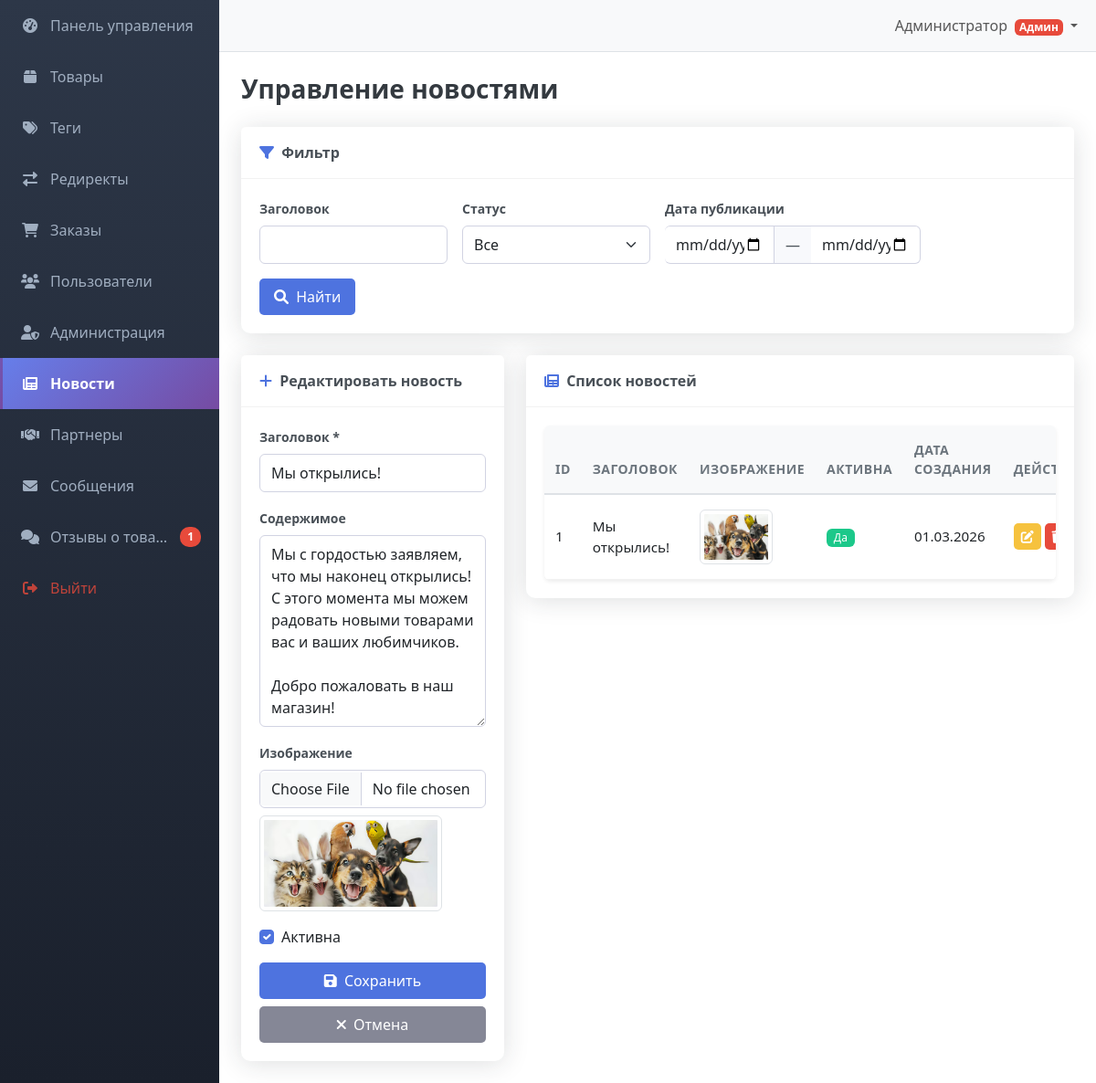
The app's page /admin/news.php?id=1 (signed in) with its own data.
### tables this page shows
CREATE TABLE IF NOT EXISTS `news` (
  `id` int NOT NULL AUTO_INCREMENT,
  `title` varchar(100) NOT NULL,
  `content` text,
  `image` varchar(100) DEFAULT NULL,
  `is_active` tinyint(1) DEFAULT '1',
  `created_at` datetime DEFAULT CURRENT_TIMESTAMP,
  `updated_at` datetime DEFAULT CURRENT_TIMESTAMP ON UPDATE CURRENT_TIMESTAMP,
  PRIMARY KEY (`id`)
);

### admin/news.php (the view, shortened to what this page needs)
<?php
require_once '../includes/db.php';
require_once 'filter.php';
$id = $_GET['id'] ?? 0;
$filter = new TableFilter($connection, 'news');
$filter->addField('title', 'text', 'Заголовок')
       ->addField('is_active', 'select', 'Статус', [
           '1' => 'Активна',
           '0' => 'Неактивна'
       ])
       ->addDateRange('created_at', 'Дата публикации');
if (!empty($_GET) && !isset($_GET['action']) && !isset($_GET['clear_filter'])) {
    $filter->saveValues($_GET);
}
$count_query = "SELECT COUNT(*) as total FROM news";
$count_result = mysqli_query($connection, $count_query);
$total_records = mysqli_fetch_assoc($count_result)['total'];
$pagination = new Pagination($total_records, 20);
$offset = $pagination->getOffset();
$limit = $pagination->getLimit();
list($where, $params, $types) = $filter->getSQL();
$query = "SELECT * FROM news $where ORDER BY created_at DESC LIMIT $limit OFFSET $offset";
if (!empty($params)) {
    $stmt = $connection->prepare($query);
    if (!empty($types)) {
        $stmt->bind_param($types, ...$params);
    }
    $stmt->execute();
    $result = $stmt->get_result();
    $news_items = mysqli_fetch_all($result, MYSQLI_ASSOC);
} else {
    $result = mysqli_query($connection, $query);
    $news_items = mysqli_fetch_all($result, MYSQLI_ASSOC);
}
$edit_news = null;
if ($id > 0) {
    $query = "SELECT * FROM news WHERE id = ?";
    $stmt = $connection->prepare($query);
    $stmt->bind_param("i", $id);
    $stmt->execute();
    $edit_news = $stmt->get_result()->fetch_assoc();
}
?>
<!DOCTYPE html>
<html lang="ru">
<head>
    <link href="https://cdn.jsdelivr.net/npm/bootstrap@5.3.0/dist/css/bootstrap.min.css" rel="stylesheet">
    <link rel="stylesheet" href="https://cdnjs.cloudflare.com/ajax/libs/font-awesome/6.0.0/css/all.min.css">
    <link rel="stylesheet" href="../assets/css/admin.css">
</head>
<body>
    <div class="d-flex" id="wrapper">
        <?php include 'sidebar.php'; ?>
        <div id="page-content-wrapper">
            <?php include 'navbar.php'; ?>
            <div class="container-fluid px-4">
                <h1 class="mt-4 mb-4">Управление новостями</h1>
                <?php echo $filter->render(); ?>
                <div class="row">
                    <div class="col-lg-4">
                        <div class="card mb-4">
                            <div class="card-header">
                                <i class="fas fa-plus me-1"></i>
                                <?php echo $edit_news ? 'Редактировать новость' : 'Новая новость'; ?>
                            </div>
                            <div class="card-body">
                                <form method="POST" action="news.php" enctype="multipart/form-data">
                                    <div class="mb-3">
                                        <label for="title" class="form-label">Заголовок *</label>
                                        <input type="text" class="form-control" id="title" name="title"
                                               value="<?php echo htmlspecialchars($edit_news['title'] ?? ''); ?>" required>
                                    </div>
                                    <div class="mb-3">
                                        <label for="content" class="form-label">Содержимое</label>
                                        <textarea class="form-control" id="content" name="content" rows="8"><?php echo htmlspecialchars($edit_news['content'] ?? ''); ?></textarea>
                                    </div>
                                    <div class="mb-3">
                                        <label for="image" class="form-label">Изображение</label>
                                        <input type="file" class="form-control" id="image" name="image" accept="image/*">
                                        <?php if (!empty($edit_news['image'])): ?>
                                        <div class="mt-2">
                                            <img src="../assets/images/news/<?php echo htmlspecialchars($edit_news['image']); ?>"
                                                 alt="Текущее изображение" class="img-thumbnail" style="max-width: 200px;">
                                        </div>
                                        <?php endif; ?>
                                    </div>
                                    <div class="mb-3 form-check">
                                        <input type="checkbox" class="form-check-input" id="is_active" name="is_active"
                                               <?php echo (isset($edit_news['is_active']) && $edit_news['is_active']) || !$edit_news ? 'checked' : ''; ?>>
                                        <label class="form-check-label" for="is_active">Активна</label>
                                    </div>
                                    <div class="d-grid gap-2">
                                        <button type="submit" class="btn btn-primary">
                                            <i class="fas fa-save me-1"></i> Сохранить
                                        </button>
                                        <?php if ($edit_news): ?>
                                        <a href="news.php" class="btn btn-secondary">
                                            <i class="fas fa-times me-1"></i> Отмена
                                        </a>
                                        <?php endif; ?>
                                    </div>
                                </form>
                            </div>
                        </div>
                    </div>
                    <div class="col-lg-8">
                        <div class="card mb-4">
                            <div class="card-header">
                                <i class="fas fa-newspaper me-1"></i>
                                Список новостей
                            </div>
                            <div class="card-body">
                                <div class="table-responsive">
                                    <table class="table table-hover">
                                        <thead>
                                            <tr>
                                                <th>ID</th>
                                                <th>Заголовок</th>
                                                <th>Изображение</th>
                                                <th>Активна</th>
                                                <th>Дата создания</th>
                                                <th>Действия</th>
                                            </tr>
                                        </thead>
                                        <tbody>
                                            <?php foreach ($news_items as $news): ?>
                                            <tr>
                                                <td><?php echo $news['id']; ?></td>
                                                <td><?php echo htmlspecialchars($news['title']); ?></td>
                                                <td>
                                                    <?php if (!empty($news['image'])): ?>
                                                    <img src="../assets/images/news/<?php echo htmlspecialchars($news['image']); ?>"
                                                         alt="Изображение" class="img-thumbnail" style="max-width: 80px; height: 60px; object-fit: cover;">
                                                    <?php else: ?>
                                                    <span class="text-muted">Нет</span>
                                                    <?php endif; ?>
                                                </td>
                                                <td>
                                                    <span class="badge <?php echo $news['is_active'] ? 'bg-success' : 'bg-secondary'; ?>">
                                                        <?php echo $news['is_active'] ? 'Да' : 'Нет'; ?>
                                                    </span>
                                                </td>
                                                <td><?php echo date('d.m.Y', strtotime($news['created_at'])); ?></td>
                                                <td>
                                                    <a href="news.php?id=<?php echo $news['id']; ?>" class="btn btn-sm btn-warning" data-bs-toggle="tooltip" title="Редактировать">
                                                        <i class="fas fa-edit"></i>
                                                    </a>
                                                    <a href="news.php?action=delete&id=<?php echo $news['id']; ?>" class="btn btn-sm btn-danger btn-delete" data-bs-toggle="tooltip" title="Удалить">
                                                        <i class="fas fa-trash"></i>
                                                    </a>
                                                </td>
                                            </tr>
                                            <?php endforeach; ?>
                                        </tbody>
                                    </table>
                                </div>
                            </div>
                        </div>
                    </div>
                </div>
            </div>
        </div>
    </div>
</body>
</html>

### assets/css/admin.css (style rules this page uses)
#wrapper { overflow-x: hidden; }
#page-content-wrapper { min-width: 100vw; }
@media (min-width: 768px) { #page-content-wrapper { min-width: 0; width: 100%; } }
.card { border: none; border-radius: 10px; box-shadow: 0 0.15rem 1.75rem 0 rgba(33, 40, 50, 0.15); transition: box-shadow 0.2s ease; }
.card-header { border-bottom: 1px solid rgba(0, 0, 0, 0.05); background-color: white; font-weight: 600; font-size: 1rem; padding: 1rem 1.25rem; color: #495057; }
.card-header i { color: #4e73df; margin-right: 0.5rem; }
.card-body { padding: 1.25rem; }
.badge { font-size: 0.75rem; padding: 0.25em 0.4em; }
.container-fluid.px-4 h1 { font-size: 1.75rem; font-weight: 700; color: #343a40; margin-top: 1.5rem; margin-bottom: 1.5rem; }
.table { margin-bottom: 0; vertical-align: middle; }
.table th { border-top: none; border-bottom-width: 2px; font-weight: 600; font-size: 0.875rem; text-transform: uppercase; letter-spacing: 0.5px; color: #6c757d; padding: 1rem 0.75rem; background-color: #f8f9fa; }
.table td { padding: 1rem 0.75rem; vertical-align: middle; font-size: 0.95rem; border-color: rgba(0, 0, 0, 0.05); }
.table-hover tbody tr { transition: background-color 0.2s ease; }
.table-responsive { border-radius: 0.375rem; box-shadow: 0 0.125rem 0.25rem rgba(0, 0, 0, 0.075); }
.table .btn-group .btn, .table .btn-sm { padding: 0.25rem 0.5rem; font-size: 0.875rem; }
.table .badge { font-size: 0.75rem; padding: 0.35em 0.65em; font-weight: 500; }
.table img.img-thumbnail { border-radius: 0.375rem; border: 1px solid #dee2e6; padding: 0.25rem; background-color: #fff; }
.table a { color: #0d6efd; text-decoration: none; transition: color 0.2s ease; }
.btn { border-radius: 5px; padding: 0.5rem 1rem; font-weight: 500; transition: all 0.2s ease; }
.btn-primary { background-color: #4e73df; border: none; }
.btn-warning { background-color: #f6c23e; border: none; }
.btn-danger { background-color: #e74a3b; border: none; }
.btn-secondary { background-color: #858796; border: none; }
.btn-primary i, .btn-success i, .btn-info i, .btn-warning i, .btn-danger i, .btn-secondary i { color: #ffffff !important; }
.form-control, .form-select { border-radius: 0.375rem; border: 1px solid #d1d3e2; padding: 0.5rem 0.75rem; transition: all 0.2s ease; }
.form-label { font-weight: 600; font-size: 0.875rem; color: #495057; margin-bottom: 0.5rem; }
.form-check-input:checked { background-color: #4e73df; border-color: #4e73df; }
.bg-success { background-color: #1cc88a !important; }
.bg-danger { background-color: #e74a3b !important; }

### records on screen
news: title "Мы открылись!", content "Мы с гордостью заявляем, что мы наконец открылись! С этого момента мы можем радовать новыми товарами вас и ваших любимчиков. Добро пожаловать в наш магазин!", image (picture), is_active "☑", id "1", shows "Да", created_at "01.03.2026"

### other values on screen
$reviews_count "1"
$_SESSION['user_name'] "Администратор"
$field['label'] "Заголовок"
$field['label'] "Статус"
$range['label'] "Дата публикации"
